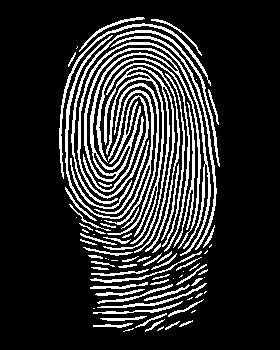
#> input picture enhanced/1.jpg, 280 x 350 px
$ python example.py
#> lines starting #> are read from the running program, lines starting #| are printed output that depends on the picture; after the words box and inside, x2 and y2 are one past the last pixel; in counts of white or black regions, pixels touching at a corner belong together
### fingerprint_feature_extractor/__init__.py
import cv2
import numpy as np
import skimage.morphology
from skimage.morphology import convex_hull_image, erosion
from skimage.morphology import square
import math


class MinutiaeFeature(object):
    def __init__(self, locX, locY, Orientation, Type):
        self.locX = locX
        self.locY = locY
        self.Orientation = Orientation
        self.Type = Type


class FingerprintFeatureExtractor(object):
    def __init__(self):
        self._mask = []
        self._skel = []
        self.minutiaeTerm = []
        self.minutiaeBif = []
        self._spuriousMinutiaeThresh = 10

    def setSpuriousMinutiaeThresh(self, spuriousMinutiaeThresh):
        self._spuriousMinutiaeThresh = spuriousMinutiaeThresh

    def __skeletonize(self, img):
        img = np.uint8(img > 128)
        self._skel = skimage.morphology.skeletonize(img)
        self._skel = np.uint8(self._skel) * 255
        self._mask = img * 255

    def __computeAngle(self, block, minutiaeType):
        angle = []
        (blkRows, blkCols) = np.shape(block)
        CenterX, CenterY = (blkRows - 1) / 2, (blkCols - 1) / 2
        if (minutiaeType.lower() == 'termination'):
            sumVal = 0
            for i in range(blkRows):
                for j in range(blkCols):
                    if ((i == 0 or i == blkRows - 1 or j == 0 or j == blkCols - 1) and block[i][j] != 0):
                        angle.append(-math.degrees(math.atan2(i -
                                     CenterY, j - CenterX)))
                        sumVal += 1
                        if (sumVal > 1):
                            angle.append(float('nan'))
            return (angle)

        elif (minutiaeType.lower() == 'bifurcation'):
            (blkRows, blkCols) = np.shape(block)
            CenterX, CenterY = (blkRows - 1) / 2, (blkCols - 1) / 2
            angle = []
            sumVal = 0
            for i in range(blkRows):
                for j in range(blkCols):
                    if ((i == 0 or i == blkRows - 1 or j == 0 or j == blkCols - 1) and block[i][j] != 0):
                        angle.append(-math.degrees(math.atan2(i -
                                     CenterY, j - CenterX)))
                        sumVal += 1
            if (sumVal != 3):
                angle.append(float('nan'))
            return (angle)

    def __getTerminationBifurcation(self):
        self._skel = self._skel == 255
        (rows, cols) = self._skel.shape
        self.minutiaeTerm = np.zeros(self._skel.shape)
        self.minutiaeBif = np.zeros(self._skel.shape)

        for i in range(1, rows - 1):
            for j in range(1, cols - 1):
                if (self._skel[i][j] == 1):
                    block = self._skel[i - 1:i + 2, j - 1:j + 2]
                    block_val = np.sum(block)
                    if (block_val == 2):
                        self.minutiaeTerm[i, j] = 1
                    elif (block_val == 4):
                        self.minutiaeBif[i, j] = 1

        self._mask = convex_hull_image(self._mask > 0)
        # Structuing element for mask erosion = square(5)
        self._mask = erosion(self._mask, square(5))
        self.minutiaeTerm = np.uint8(self._mask) * self.minutiaeTerm

    def __removeSpuriousMinutiae(self, minutiaeList, img):
        img = img * 0
        SpuriousMin = []
        numPoints = len(minutiaeList)
        D = np.zeros((numPoints, numPoints))
        for i in range(1, numPoints):
            for j in range(0, i):
                (X1, Y1) = minutiaeList[i]['centroid']
                (X2, Y2) = minutiaeList[j]['centroid']

                dist = np.sqrt((X2-X1)**2 + (Y2-Y1)**2)
                D[i][j] = dist
                if (dist < self._spuriousMinutiaeThresh):
                    SpuriousMin.append(i)
                    SpuriousMin.append(j)

        SpuriousMin = np.unique(SpuriousMin)
        for i in range(0, numPoints):
            if (not i in SpuriousMin):
                (X, Y) = np.int16(minutiaeList[i]['centroid'])
                img[X, Y] = 1

        img = np.uint8(img)
        return (img)

    def __cleanMinutiae(self, img):
        self.minutiaeTerm = skimage.measure.label(
            self.minutiaeTerm, connectivity=2)
        RP = skimage.measure.regionprops(self.minutiaeTerm)
        self.minutiaeTerm = self.__removeSpuriousMinutiae(RP, np.uint8(img))

    def __performFeatureExtraction(self):
        FeaturesTerm = []
        self.minutiaeTerm = skimage.measure.label(
            self.minutiaeTerm, connectivity=2)
        RP = skimage.measure.regionprops(np.uint8(self.minutiaeTerm))

        WindowSize = 2  # --> For Termination, the block size must can be 3x3, or 5x5. Hence the window selected is 1 or 2
        FeaturesTerm = []
        for num, i in enumerate(RP):
            (row, col) = np.int16(np.round(i['Centroid']))
            block = self._skel[row - WindowSize:row +
                               WindowSize + 1, col - WindowSize:col + WindowSize + 1]
            angle = self.__computeAngle(block, 'Termination')
            if (len(angle) == 1):
                FeaturesTerm.append(MinutiaeFeature(
                    row, col, angle, 'Termination'))

        FeaturesBif = []
        self.minutiaeBif = skimage.measure.label(
            self.minutiaeBif, connectivity=2)
        RP = skimage.measure.regionprops(np.uint8(self.minutiaeBif))
        WindowSize = 1  # --> For Bifurcation, the block size must be 3x3. Hence the window selected is 1
        for i in RP:
            (row, col) = np.int16(np.round(i['Centroid']))
            block = self._skel[row - WindowSize:row +
                               WindowSize + 1, col - WindowSize:col + WindowSize + 1]
            angle = self.__computeAngle(block, 'Bifurcation')
            if (len(angle) == 3):
                FeaturesBif.append(MinutiaeFeature(
                    row, col, angle, 'Bifurcation'))
        return (FeaturesTerm, FeaturesBif)

    def extractMinutiaeFeatures(self, img):
        self.__skeletonize(img)

        self.__getTerminationBifurcation()

        self.__cleanMinutiae(img)

        FeaturesTerm, FeaturesBif = self.__performFeatureExtraction()
        return (FeaturesTerm, FeaturesBif)

    # [38 lines left out: functions showResults, saveResult, not called in this run]

    def __convert_to_binary_vector(self, minutiae_features):
        """Converts minutiae features to a binary vector."""
        binary_vector = []
        for feature in minutiae_features:
            binary_vector.extend(
                [feature.Orientation, int(feature.Type == 'Termination')])
        return binary_vector

    def hamming_distance(self, binary_vector1, binary_vector2):
        """Calculates the Hamming distance between two binary vectors."""
        return sum(el1 != el2 for el1, el2 in zip(binary_vector1, binary_vector2))

    def compare_images(self, img1, img2):
        """Extracts minutiae features from two images and calculates the similarity score."""
        FeaturesTerm1, FeaturesBif1 = self.extractMinutiaeFeatures(img1)
        FeaturesTerm2, FeaturesBif2 = self.extractMinutiaeFeatures(img2)

        binary_vector1 = self.__convert_to_binary_vector(
            FeaturesTerm1 + FeaturesBif1)
        binary_vector2 = self.__convert_to_binary_vector(
            FeaturesTerm2 + FeaturesBif2)

        return self.hamming_distance(binary_vector1, binary_vector2)


def extract_minutiae_features(img1, img2, spuriousMinutiaeThresh=10, invertImage=False):
    feature_extractor = FingerprintFeatureExtractor()
    feature_extractor.setSpuriousMinutiaeThresh(spuriousMinutiaeThresh)
    if (invertImage):
        img1 = 255 - img1
        img2 = 255 - img2

    FeaturesTerm1, FeaturesBif1 = feature_extractor.extractMinutiaeFeatures(
        img1)
    FeaturesTerm2, FeaturesBif2 = feature_extractor.extractMinutiaeFeatures(
        img2)

    similarity_score = feature_extractor.compare_images(img1, img2)
    return FeaturesTerm1, FeaturesBif1, FeaturesTerm2, FeaturesBif2, similarity_score

### example.py
import cv2
import fingerprint_feature_extractor

if __name__ == '__main__':
    # Read the first input image
    img1_path = 'enhanced/1.jpg'
    img1 = cv2.imread(img1_path, 0)  # Adjust the path as needed
#> img1 is the input picture: shape (350, 280); min 0, max 255, mean 45.3

    # Read the second input image
    img2_path = 'enhanced/1.jpg'  # Adjust the path as needed
    img2 = cv2.imread(img2_path, 0)

    # Extract minutiae features from both images
    FeaturesTerm1, FeaturesBif1, FeaturesTerm2, FeaturesBif2, similarity_score = fingerprint_feature_extractor.extract_minutiae_features(
        img1, img2, spuriousMinutiaeThresh=10, invertImage=False)
#> in __skeletonize, `img = np.uint8(img > 128)`: img: shape (350, 280); values 0 (black) and 1 (white), 17.6% white in thin lines or dots, all inside (x1, y1, x2, y2) = (59, 17, 220, 332)
#> in __skeletonize, `self._skel = skimage.morphology.skeletonize(img)`:
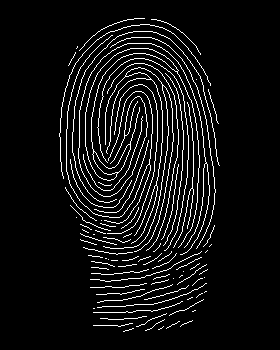
#> self._skel: shape (350, 280) bool; 7% white in thin lines or dots, all inside (x1, y1, x2, y2) = (59, 18, 220, 332)
#> after the loop in __getTerminationBifurcation, `for i in range(1, rows - 1):`:
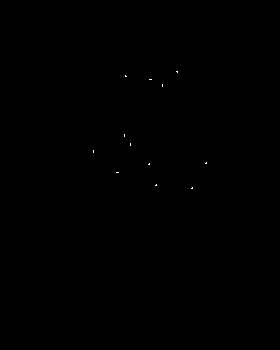
#> self.minutiaeBif: shape (350, 280) float64; values 0 (black) and 1 (white), 0.04% white in thin lines or dots, all inside (x1, y1, x2, y2) = (93, 71, 207, 189)
#> after the loop in __getTerminationBifurcation, `for i in range(1, rows - 1):`:
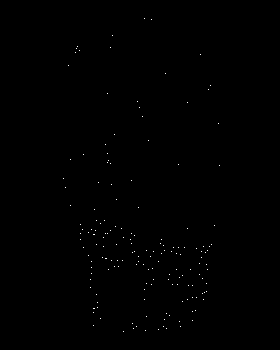
#> self.minutiaeTerm: shape (350, 280) float64; values 0 (black) and 1 (white), 0.17% white in thin lines or dots, all inside (x1, y1, x2, y2) = (63, 18, 220, 332)
#> in __getTerminationBifurcation, `self._mask = convex_hull_image(self._mask > 0)`:
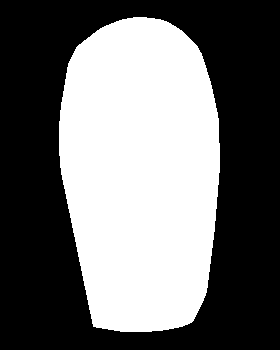
#> self._mask: shape (350, 280) bool; 43.2% white; 1 white region, box (x1, y1, x2, y2) and area: (59, 17, 220, 332) 42356
#> in __getTerminationBifurcation, `self._mask = erosion(self._mask, square(5))`:
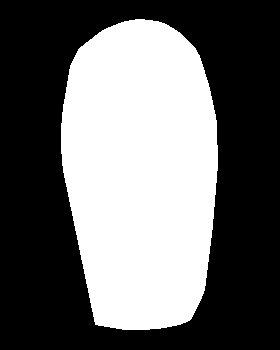
#> self._mask: shape (350, 280) bool; 41.3% white; 1 white region, box (x1, y1, x2, y2) and area: (61, 19, 218, 330) 40468
#> in __getTerminationBifurcation, `self.minutiaeTerm = np.uint8(self._mask) * self.minutiaeTerm`: self.minutiaeTerm: shape (350, 280) float64; values 0 (black) and 1 (white), 0.15% white in thin lines or dots, all inside (x1, y1, x2, y2) = (70, 35, 210, 329)
#> in __cleanMinutiae, `self.minutiaeTerm = skimage.measure.label( self.minutiaeTerm, connecti..`: self.minutiaeTerm: shape (350, 280) int64; 141 distinct labels, from 0 to 140
#> in __cleanMinutiae, `RP = skimage.measure.regionprops(self.minutiaeTerm)`: RP = 140 regions; largest, box (x1, y1, x2, y2) and area: (93, 234, 95, 235) 2, (105, 258, 107, 259) 2, (93, 308, 95, 309) 2, (112, 35, 113, 36) 1, (110, 47, 111, 48) 1
#> in __removeSpuriousMinutiae, `img = img * 0`: img: shape (350, 280); every value is 0
#> in __removeSpuriousMinutiae, `numPoints = len(minutiaeList)`: numPoints = 140
#> after the loop in __removeSpuriousMinutiae, `for i in range(1, numPoints):`:
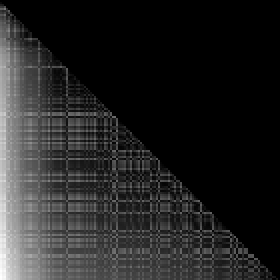
#> D: shape (140, 140) float64 (shown 2 times larger); min 0, max 295.4, mean 43.1; drawn with min black and max white
#> after the loop in __removeSpuriousMinutiae, `for i in range(1, numPoints):`: SpuriousMin = 332 values, max 139 at index 328, min 6 at index 1, mean 73.37
#> in __removeSpuriousMinutiae, `SpuriousMin = np.unique(SpuriousMin)`: SpuriousMin = 116 values from 6 to 139
#> the loop in __removeSpuriousMinutiae, `for i in range(0, numPoints):` made 140 passes
#> (X, Y) on passes 1, 2, 3, 4, 5, 6, 8, 11, 12, 15, 16, 20: (35, 112), (47, 110), (50, 79), (73, 165), (89, 208), (93, 107), (102, 187), (134, 114), (140, 148), (154, 83), (159, 70), (164, 178)
#> after the loop in __removeSpuriousMinutiae, `for i in range(0, numPoints):`: img: shape (350, 280); values 0 (black) and 1 (white), 0.02% white in thin lines or dots, all inside (x1, y1, x2, y2) = (70, 35, 209, 322)
#> in __performFeatureExtraction, `self.minutiaeTerm = skimage.measure.label( self.minutiaeTerm, connecti..`: self.minutiaeTerm: shape (350, 280) int64; 25 distinct labels, from 0 to 24
#> in __performFeatureExtraction, `RP = skimage.measure.regionprops(np.uint8(self.minutiaeTerm))`: RP = 24 regions; largest, box (x1, y1, x2, y2) and area: (112, 35, 113, 36) 1, (110, 47, 111, 48) 1, (79, 50, 80, 51) 1, (165, 73, 166, 74) 1, (208, 89, 209, 90) 1
#> the loop in __performFeatureExtraction, `for num, i in enumerate(RP):` made 24 passes
#> (row, col) on passes 1 to 12: (35, 112), (47, 110), (50, 79), (73, 165), (89, 208), (93, 107), (102, 187), (134, 114), (140, 148), (154, 83), (159, 70), (164, 178)
#> (row, col) on pass 18: (207, 138)
#> after the loop in __performFeatureExtraction, `for num, i in enumerate(RP):`: FeaturesTerm = 23 items
#> in __performFeatureExtraction, `self.minutiaeBif = skimage.measure.label( self.minutiaeBif, connectivi..`: self.minutiaeBif: shape (350, 280) int64; 13 distinct labels, from 0 to 12
#> in __performFeatureExtraction, `RP = skimage.measure.regionprops(np.uint8(self.minutiaeBif))`: RP = 12 regions; largest, box (x1, y1, x2, y2) and area: (176, 71, 178, 73) 3, (125, 75, 127, 77) 3, (149, 79, 152, 80) 3, (162, 84, 163, 87) 3, (124, 134, 125, 137) 3
#> the loop in __performFeatureExtraction, `for i in RP:` made 12 passes
#> (row, col) on passes 1 to 12: (71, 177), (76, 125), (79, 150), (85, 162), (135, 124), (144, 130), (151, 93), (163, 206), (164, 149), (172, 117), (185, 156), (188, 192)
#> after the loop in __performFeatureExtraction, `for i in RP:`: FeaturesBif = 12 items
#> in extractMinutiaeFeatures, `FeaturesTerm, FeaturesBif = self.__performFeatureExtraction()`: FeaturesTerm = 23 items; FeaturesBif = 12 items
#> in extract_minutiae_features, `FeaturesTerm1, FeaturesBif1 = feature_extractor.extractMinutiaeFeature..`: FeaturesTerm1 = 23 items; FeaturesBif1 = 12 items
#> the loop in __removeSpuriousMinutiae (call 2), `for i in range(0, numPoints):` made 140 passes
#> in __performFeatureExtraction (call 2), `RP = skimage.measure.regionprops(np.uint8(self.minutiaeTerm))`: RP = 24 regions; largest, box (x1, y1, x2, y2) and area: (112, 35, 113, 36) 1, (110, 47, 111, 48) 1, (79, 50, 80, 51) 1, (165, 73, 166, 74) 1, (208, 89, 209, 90) 1
#> the loop in __performFeatureExtraction (call 2), `for num, i in enumerate(RP):` made 24 passes
#> the loop in __performFeatureExtraction (call 2), `for i in RP:` made 12 passes
#> the loop in __convert_to_binary_vector, `for feature in minutiae_features:` made 35 passes
#> the loop in __convert_to_binary_vector (call 2), `for feature in minutiae_features:` made 35 passes

    # Print the similarity score
    print("Similarity Score:", similarity_score)
#| Similarity Score: 0

$ run again, with enhanced/2.jpg copied over enhanced/1.jpg
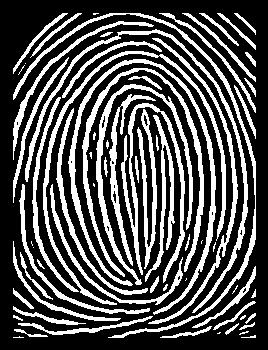
#> input picture enhanced/2.jpg, 268 x 350 px
#> img1 is the input picture: shape (350, 268); min 0, max 255, mean 81.3
#> in __getTerminationBifurcation, `self._mask = erosion(self._mask, square(5))`:
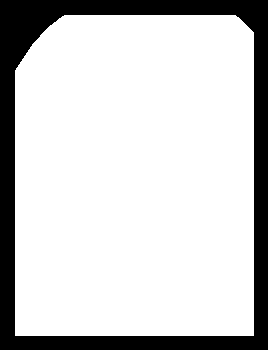
#> self._mask: shape (350, 268) bool; 80.4% white; 1 black region, box (x1, y1, x2, y2) and area: (0, 0, 268, 350) 18398
#> in __cleanMinutiae, `RP = skimage.measure.regionprops(self.minutiaeTerm)`: RP = 111 regions; largest, box (x1, y1, x2, y2) and area: (153, 25, 154, 26) 1, (112, 32, 113, 33) 1, (101, 36, 102, 37) 1, (120, 37, 121, 38) 1, (152, 38, 153, 39) 1
#> numPoints = 111
#> after the loop in __removeSpuriousMinutiae, `for i in range(1, numPoints):`:
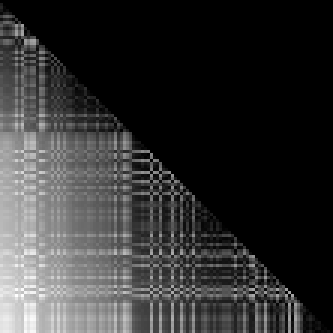
#> D: shape (111, 111) float64 (shown 3 times larger); min 0, max 354.7, mean 71.4; drawn with min black and max white
#> after the loop in __removeSpuriousMinutiae, `for i in range(1, numPoints):`: SpuriousMin = 114 values, max 110 at index 110, min 1 at index 1, mean 74.59
#> in __removeSpuriousMinutiae, `SpuriousMin = np.unique(SpuriousMin)`: SpuriousMin = 65 values from 1 to 110
#> the loop in __removeSpuriousMinutiae, `for i in range(0, numPoints):` made 111 passes
#> (X, Y) on passes 1, 3, 5, 6, 7, 8, 9, 10: (25, 153), (36, 101), (38, 152), (44, 237), (50, 160), (53, 246), (57, 30), (57, 68)
#> in __performFeatureExtraction, `RP = skimage.measure.regionprops(np.uint8(self.minutiaeTerm))`: RP = 46 regions; largest, box (x1, y1, x2, y2) and area: (153, 25, 154, 26) 1, (101, 36, 102, 37) 1, (152, 38, 153, 39) 1, (237, 44, 238, 45) 1, (160, 50, 161, 51) 1
#> the loop in __performFeatureExtraction, `for num, i in enumerate(RP):` made 46 passes
#> (row, col) on passes 1 to 8: (25, 153), (36, 101), (38, 152), (44, 237), (50, 160), (53, 246), (57, 30), (57, 68)
#> after the loop in __performFeatureExtraction, `for num, i in enumerate(RP):`: FeaturesTerm = 42 items
#> in __performFeatureExtraction, `RP = skimage.measure.regionprops(np.uint8(self.minutiaeBif))`: RP = 43 regions; largest, box (x1, y1, x2, y2) and area: (117, 37, 120, 38) 3, (170, 102, 171, 105) 3, (123, 104, 125, 106) 3, (106, 113, 107, 116) 3, (143, 114, 146, 115) 3
#> the loop in __performFeatureExtraction, `for i in RP:` made 43 passes
#> (row, col) on passes 1 to 3: (34, 118), (37, 118), (100, 128)
#> the loop in __performFeatureExtraction (call 2), `for num, i in enumerate(RP):` made 46 passes
#> the loop in __performFeatureExtraction (call 2), `for i in RP:` made 43 passes
#> the loop in __convert_to_binary_vector, `for feature in minutiae_features:` made 85 passes
#> the loop in __convert_to_binary_vector (call 2), `for feature in minutiae_features:` made 85 passes
#| Similarity Score: 0

$ run again, with enhanced/3.jpg copied over enhanced/1.jpg
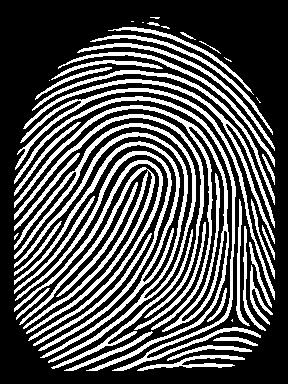
#> input picture enhanced/3.jpg, 288 x 384 px
#> img1 is the input picture: shape (384, 288); min 0, max 255, mean 82.2
#> in __getTerminationBifurcation, `self._mask = erosion(self._mask, square(5))`:
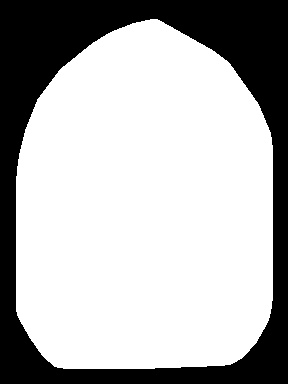
#> self._mask: shape (384, 288) bool; 69.9% white; 1 black region, box (x1, y1, x2, y2) and area: (0, 0, 288, 384) 33283
#> in __cleanMinutiae, `RP = skimage.measure.regionprops(self.minutiaeTerm)`: RP = 47 regions; largest, box (x1, y1, x2, y2) and area: (142, 22, 144, 23) 2, (232, 319, 233, 321) 2, (147, 23, 148, 24) 1, (159, 25, 160, 26) 1, (161, 26, 162, 27) 1
#> numPoints = 47
#> after the loop in __removeSpuriousMinutiae, `for i in range(1, numPoints):`:
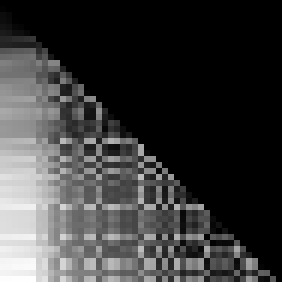
#> D: shape (47, 47) float64 (shown 6 times larger); min 0, max 354.1, mean 81.3; drawn with min black and max white
#> after the loop in __removeSpuriousMinutiae, `for i in range(1, numPoints):`: SpuriousMin = [1, 0, 3, 2, 4, 3, 38, 36, 39, 34, 40, 35, 44, 43]
#> in __removeSpuriousMinutiae, `SpuriousMin = np.unique(SpuriousMin)`: SpuriousMin = [0, 1, 2, 3, 4, 34, 35, 36, 38, 39, 40, 43, 44]
#> the loop in __removeSpuriousMinutiae, `for i in range(0, numPoints):` made 47 passes
#> (X, Y) on passes 6 to 13: (32, 180), (67, 111), (68, 162), (122, 80), (154, 78), (155, 262), (173, 215), (182, 137)
#> in __performFeatureExtraction, `RP = skimage.measure.regionprops(np.uint8(self.minutiaeTerm))`: RP = 34 regions; largest, box (x1, y1, x2, y2) and area: (180, 32, 181, 33) 1, (111, 67, 112, 68) 1, (162, 68, 163, 69) 1, (80, 122, 81, 123) 1, (78, 154, 79, 155) 1
#> the loop in __performFeatureExtraction, `for num, i in enumerate(RP):` made 34 passes
#> (row, col) on passes 1 to 8: (32, 180), (67, 111), (68, 162), (122, 80), (154, 78), (155, 262), (173, 215), (182, 137)
#> after the loop in __performFeatureExtraction, `for num, i in enumerate(RP):`: FeaturesTerm = 32 items
#> in __performFeatureExtraction, `RP = skimage.measure.regionprops(np.uint8(self.minutiaeBif))`: RP = 15 regions; largest, box (x1, y1, x2, y2) and area: (82, 101, 84, 103) 3, (224, 121, 226, 123) 3, (187, 124, 189, 126) 3, (25, 147, 28, 148) 3, (77, 170, 78, 173) 3
#> the loop in __performFeatureExtraction, `for i in RP:` made 15 passes
#> (row, col) on passes 1 to 8: (101, 82), (121, 224), (124, 187), (147, 26), (171, 77), (170, 148), (228, 225), (283, 141)
#> the loop in __performFeatureExtraction (call 2), `for num, i in enumerate(RP):` made 34 passes
#> the loop in __performFeatureExtraction (call 2), `for i in RP:` made 15 passes
#> the loop in __convert_to_binary_vector, `for feature in minutiae_features:` made 47 passes
#> the loop in __convert_to_binary_vector (call 2), `for feature in minutiae_features:` made 47 passes
#| Similarity Score: 0
